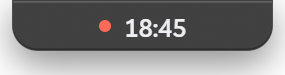
#> input picture docs/shots/r7-灵动岛-伪毛玻璃-win.png, 285 x 75 px
$ python composite-island.py
#> lines starting #> are read from the running program, lines starting #| are printed output that depends on the picture
# 把灵动岛的透明截图合成到深色 / 浅色壁纸上，用来验收伪毛玻璃在两种背景下的表现。
# 用法：python scripts/composite-island.py

from PIL import Image
import os

root = os.path.dirname(os.path.dirname(os.path.abspath(__file__)))
shots = os.path.join(root, 'docs', 'shots')
src = os.path.join(shots, 'r7-灵动岛-伪毛玻璃-win.png')
isl = Image.open(src).convert('RGBA')
#> isl is the input picture: PIL image 285x75 RGBA; mean R, G, B, A 33.6, 32.9, 32.9, 160


def over(bg, name):
#> called with bg = (16, 18, 22), name = 'r7-胶囊-深色壁纸.png'
    canvas = Image.new('RGBA', (700, 240), bg + (255,))
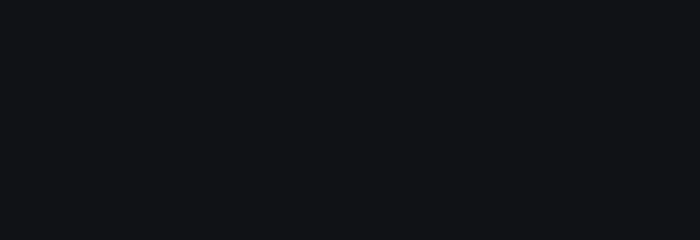
#> canvas: PIL image 700x240 RGBA; mean R, G, B, A 16, 18, 22, 255
    px = canvas.load()
    for y in range(canvas.height):
        for x in range(canvas.width):
            k = (x / canvas.width) * 18
            px[x, y] = (
                min(255, int(bg[0] + k)),
                min(255, int(bg[1] + k)),
                min(255, int(bg[2] + k)),
                255,
            )
    canvas.alpha_composite(isl, ((700 - isl.width) // 2, 0))
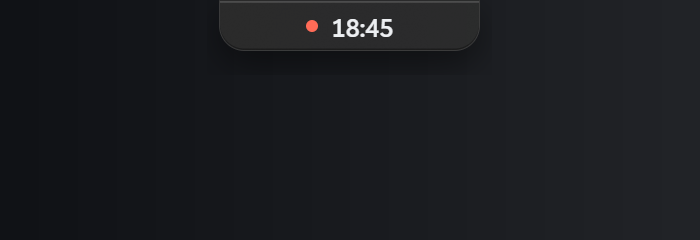
#> canvas: PIL image 700x240 RGBA; mean R, G, B, A 26.5, 28.2, 31.9, 255
    out = os.path.join(shots, name)
    canvas.convert('RGB').save(out)
    print('saved', out)


over((16, 18, 22), 'r7-胶囊-深色壁纸.png')
over((228, 228, 232), 'r7-胶囊-浅色壁纸.png')
#> call 2 of over, with bg = (228, 228, 232), name = 'r7-胶囊-浅色壁纸.png'
#> in over (call 2), `canvas.alpha_composite(isl, ((700 - isl.width) // 2, 0))`:
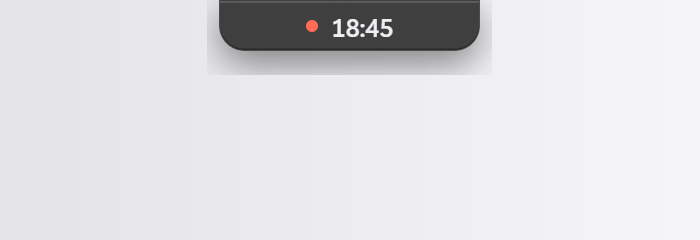
#> canvas: PIL image 700x240 RGBA; mean R, G, B, A 221.6, 221.5, 225.1, 255
